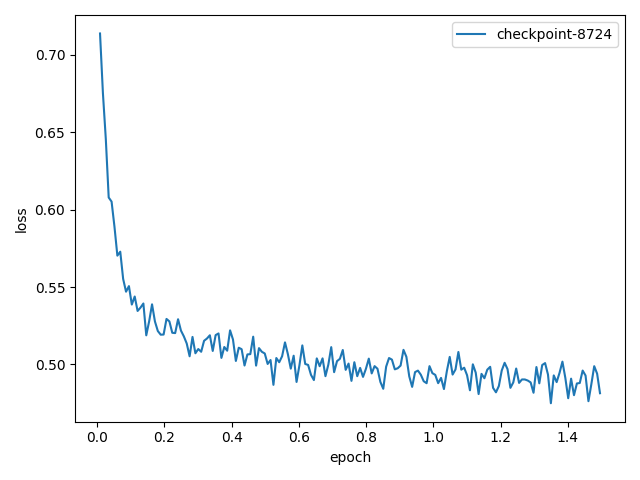

The script that saved this image:
import glob
import json
import logging
import os
import sys
import matplotlib
from matplotlib import pyplot as plt

matplotlib.use("Agg")
logger = logging.getLogger(__name__)


def findTrainerStates(searchRoot: str) -> list[str]:
    pattern = os.path.join(
        searchRoot,
        "**",
        "trainer_state.json",
    )
    found = glob.glob(
        pattern,
        recursive=True,
    )
    found.sort()
    return found


def loadLossCurve(statePath: str) -> tuple[list[float], list[float]]:
    with open(
        statePath,
        "r",
        encoding="utf-8",
    ) as handle:
        payload = json.load(handle,)
    history = payload.get(
        "log_history",
        [],
    )
    pairs = [
        (
            float(entry["epoch"]),
            float(entry["loss"]),
        )
        for entry in history
        if "epoch" in entry and "loss" in entry
    ]
    pairs.sort(key=lambda pair: pair[0],)
    epochs = [pair[0] for pair in pairs]
    losses = [pair[1] for pair in pairs]
    return epochs, losses


def plotStates(states: list[str], outDir: str) -> str:
    for statePath in states:
        epochs, losses = loadLossCurve(statePath,)
        label = os.path.basename(os.path.dirname(statePath,),)
        plt.plot(
            epochs,
            losses,
            label=label,
        )
    plt.xlabel("epoch",)
    plt.ylabel("loss",)
    plt.legend()
    plt.tight_layout()
    pngPath = os.path.join(
        outDir,
        "dapt_loss.png",
    )
    plt.savefig(pngPath,)
    plt.close()
    return pngPath


def main(argv: list[str] | None = None) -> int:
    args = list(argv) if argv is not None else sys.argv[1:]
    scriptDir = os.path.dirname(os.path.abspath(__file__),)
    searchRoot = os.path.dirname(os.path.dirname(os.path.dirname(scriptDir,),),)
    outDir = args[0] if len(args) > 0 else scriptDir
    os.makedirs(
        outDir,
        exist_ok=True,
    )
    states = [
        path
        for path in findTrainerStates(searchRoot,)
        if os.path.basename(os.path.dirname(path,)) != "checkpoint-8500"
    ]
    if not states:
        print(f"No trainer_state.json found under {searchRoot}")
        return 0
    pngPath = plotStates(
        states,
        outDir,
    )
    logger.info(f"Plotted {len(states)} curves to {pngPath}")
    print(f"Wrote {pngPath} from {len(states)} files")
    return 0


if __name__ == "__main__":
    logging.basicConfig(level=logging.INFO,)
    raise SystemExit(main(),)
